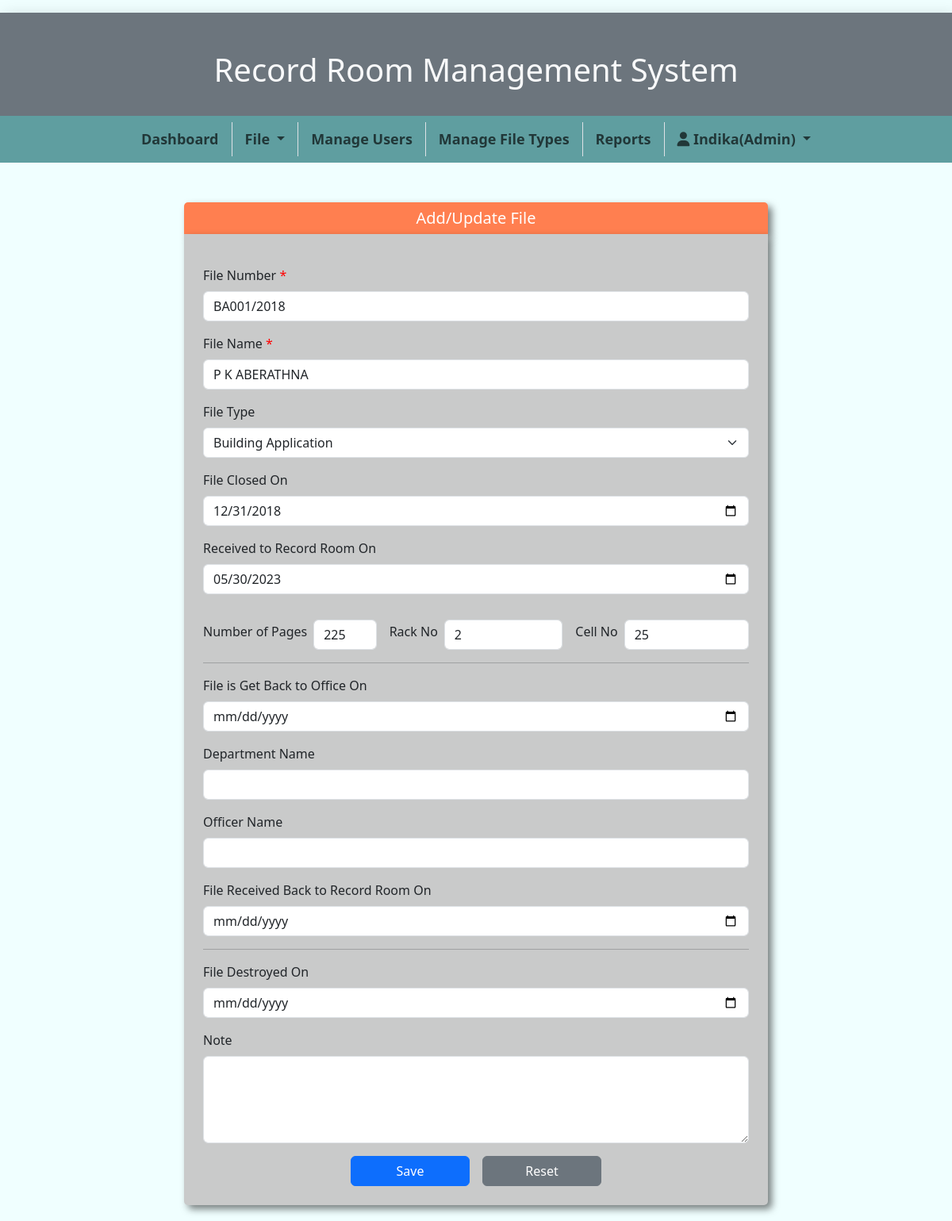
Screenshot of /AddUpdateFile.php?ufno=BA001/2018 (signed in) with the database file from the repository.
### tables this page shows
CREATE TABLE `files` (
  `fileNumber` varchar(100) NOT NULL,
  `fileName` varchar(200) NOT NULL,
  `fileClosedOn` date NOT NULL,
  `ReceivedRROn` date NOT NULL,
  `getBackOfficeOn` date NOT NULL,
  `departmentName` varchar(100) NOT NULL,
  `officerName` varchar(100) NOT NULL,
  `ReceivedBackToRROn` date NOT NULL,
  `cellNo` int(3) NOT NULL,
  `rackNo` int(3) NOT NULL,
  `numPages` varchar(100) NOT NULL,
  `fileDistroiedOn` date NOT NULL,
  `Note` text NOT NULL,
  `fileTypeId` int(2) DEFAULT NULL
);

### AddUpdateFile.php (the view, shortened to what this page needs)
<!DOCTYPE html>
<html lang="en">
<head>
    <link href="https://cdn.jsdelivr.net/npm/bootstrap@5.3.0/dist/css/bootstrap.min.css" rel="stylesheet">
    <link rel="stylesheet" href="https://cdnjs.cloudflare.com/ajax/libs/font-awesome/6.4.0/css/all.min.css">
    <link rel="stylesheet" href="css/styles.css">
</head>
<body>
    <?php
    include "header.php";
    require_once "db_connection.php";
    $fileName = "";
    $fileNumber = "";
    $fileClosedOn = "";
    $ReceivedRROn = "";
    $getBackOfficeOn = "";
    $departmentName = "";
    $officerName    = "";
    $ReceivedBackToRROn = "";
    $cellNo = "";
    $rackNo = "";
    $fileDistroiedOn = "";
    $Note = "";
    $fileTypeId = "";
    $disable = $_SESSION["role"] == 'Viewer'?'disabled':'';
    if (isset($_GET['ufno'])) {
        $ufnum = $_GET['ufno'];
        $sql = "SELECT * From files WHERE fileNumber='" . $ufnum . "'";
        $result = mysqli_query($conn, $sql);
        if ($result->num_rows > 0) {
            while ($row = $result->fetch_assoc()) {
                $fileName = $row['fileName'];
                $fileNumber = $row['fileNumber'];
                $fileClosedOn = $row['fileClosedOn'];
                $ReceivedRROn = $row['ReceivedRROn'];
                $getBackOfficeOn = $row['getBackOfficeOn'];
                $departmentName = $row['departmentName'];
                $officerName    = $row['officerName'];
                $ReceivedBackToRROn = $row['ReceivedBackToRROn'];
                $cellNo = $row['cellNo'];
                $rackNo = $row['rackNo'];
                $numPages = $row['numPages'];
                $fileDistroiedOn = $row['fileDistroiedOn'];
                $Note = $row['Note'];
                $fileTypeId = $row['fileTypeId'];
            }
        }
    }
    ?>
    <div class="container">
        <div class="row justify-content-center">
            <div class="col-md-8">
                <div class="formHeader">
                    Add/Update File
                </div>
                <form class="p-4" action="ActionAddUpdateFile.php" method="post">
                    <div class="mt-3">
                        <label for="fnum" class="form-label">File Number <span style="color: red;">*</span></label>
                        <input type="text" name="fnum" id="fnum" class="form-control" maxlength="100" required value="<?php echo !empty($fileNumber) ? $fileNumber : ''; ?>">
                    </div>
                    <div class="mt-3">
                        <label for="fname" class="form-label">File Name <span style="color: red;">*</span></label>
                        <input type="text" name="fname" id="fname" class="form-control" maxlength="100" required value="<?php echo !empty($fileName) ? $fileName : ''; ?>">
                    </div>
                    <div class="mt-3">
                        <label for="ftype" class="form-label">File Type</label>
                        <select class="form-select" name="ftype" aria-label="Default select example">
                            <?php
                            $ftsql = "SELECT * FROM file_type";
                            $ftresult = mysqli_query($conn, $ftsql);
                            if ($ftresult->num_rows > 0) {
                                while ($row = $ftresult->fetch_assoc()) {
                                    $selected = ($row['fileTypeId'] == $fileTypeId) ? 'selected' : '';
                                    echo "<option value=" . $row['fileTypeId'] . " " . $selected . ">" . $row['fileType'] . "</option>";
                                }
                            }
                            ?>
                        </select>
                    </div>
                    <div class="mt-3">
                        <label for="fclon" class="form-label">File Closed On</label>
                        <input type="date" name="fclon" id="fclon" class="form-control" value="<?php echo !empty($fileClosedOn) ? $fileClosedOn : ''; ?>">
                    </div>
                    <div class="mt-3">
                        <label for="frecreon" class="form-label">Received to Record Room On</label>
                        <input type="date" name="frecreon" id="frecreon" class="form-control" value="<?php echo !empty($ReceivedRROn) ? $ReceivedRROn : ''; ?>">
                    </div>
                    <div class="row g-3 mt-3">
                        <div class="col-sm-4 d-flex align-items-center text-nowrap gap-2">
                            <label class="form-label">Number of Pages</label> <input type="text" maxlength="100" name="numpage" class="form-control" value="<?php echo !empty($numPages) ? $numPages : ''; ?>">
                        </div>
                        <div class="col-sm-4 d-flex align-items-center text-nowrap gap-2">
                            <label class="form-label">Rack No</label> <input type="text" maxlength="3" name="rackno" class="form-control" value="<?php echo !empty($rackNo) ? $rackNo : ''; ?>">
                        </div>
                        <div class="col-sm-4 d-flex align-items-center text-nowrap gap-2">
                            <label class="form-label">Cell No</label><input type="text" maxlength="3" name="cellNo" class="form-control" value="<?php echo !empty($cellNo) ? $cellNo : ''; ?>">
                        </div>
                    </div>
                    <hr>
                    <div class="mt-3">
                        <label for="bakoffice" class="form-label">File is Get Back to Office On</label>
                        <input type="date" name="bakoffice" id="bakoffice" class="form-control" value="<?php echo !empty($getBackOfficeOn) ? $getBackOfficeOn : ''; ?>">
                    </div>
                    <div class="mt-3">
                        <label for="dname" class="form-label">Department Name</label>
                        <input type="text" name="dname" id="dname" class="form-control" value="<?php echo !empty($departmentName) ? $departmentName : ''; ?>">
                    </div>
                    <div class="mt-3">
                        <label for="offname" class="form-label">Officer Name</label>
                        <input type="text" name="offname" id="offname" class="form-control" value="<?php echo !empty($officerName) ? $officerName : ''; ?>">
                    </div>
                    <div class="mt-3">
                        <label for="bakrron" class="form-label">File Received Back to Record Room On</label>
                        <input type="date" name="bakrron" id="bakrron" class="form-control" value="<?php echo !empty($ReceivedBackToRROn) ? $ReceivedBackToRROn : ''; ?>">
                    </div>
                    <hr>
                    <div class="mt-3">
                        <label for="fdeson" class="form-label">File Destroyed On</label>
                        <input type="date" name="fdeson" id="fdeson" class="form-control" value="<?php echo !empty($fileDistroiedOn) ? $fileDistroiedOn : ''; ?>">
                    </div>
                    <div class="mt-3">
                        <label for="note" class="form-label">Note</label>
                        <textarea id="note" name="note" class="form-control" rows="4"><?php echo !empty($Note) ? $Note : ''; ?></textarea>
                    </div>
                    <div class="mt-3 text-center">
                        <div class="d-flex justify-content-center gap-3">
                            <button type="submit" <?php echo $disable ?> class="btn btn-primary">Save</button>
                            <button type="reset" class="btn btn-secondary">Reset</button>
                        </div>
                    </div>
                </form>
            </div>
        </div>
    </div>
</body>
</html>

### css/styles.css (style rules this page uses)
body { margin: auto; background-color: azure; overflow-x: hidden; }
button { width: 150px; }
form { margin-bottom: 20px; background-color: rgb(201, 202, 202); border-bottom-left-radius: 5px; border-bottom-right-radius: 5px; box-shadow: 5px 5px 10px rgba(0, 0, 0, 0.5); }
.formHeader { margin: 50px 0px 0; background-color: coral; height: 40px; display: flex; align-items: center; justify-content: center; color: #fff; font-size: 20px; font-weight: 500; box-shadow: 5px 5px 10px rgba(0, 0, 0, 0.5); border-top-left-radius: 5px; border-top-right-radius: 5px; }

### rows the page displays
files: fnum "BA001/2018", fname "P K ABERATHNA", fclon "12/31/2018", frecreon "05/30/2023", numpage "225", rackno "2", cellNo "25"

### other values shown
$_SESSION['user'] "Indika"
$_SESSION['role'] "Admin"
form field ftype "Building Application"
